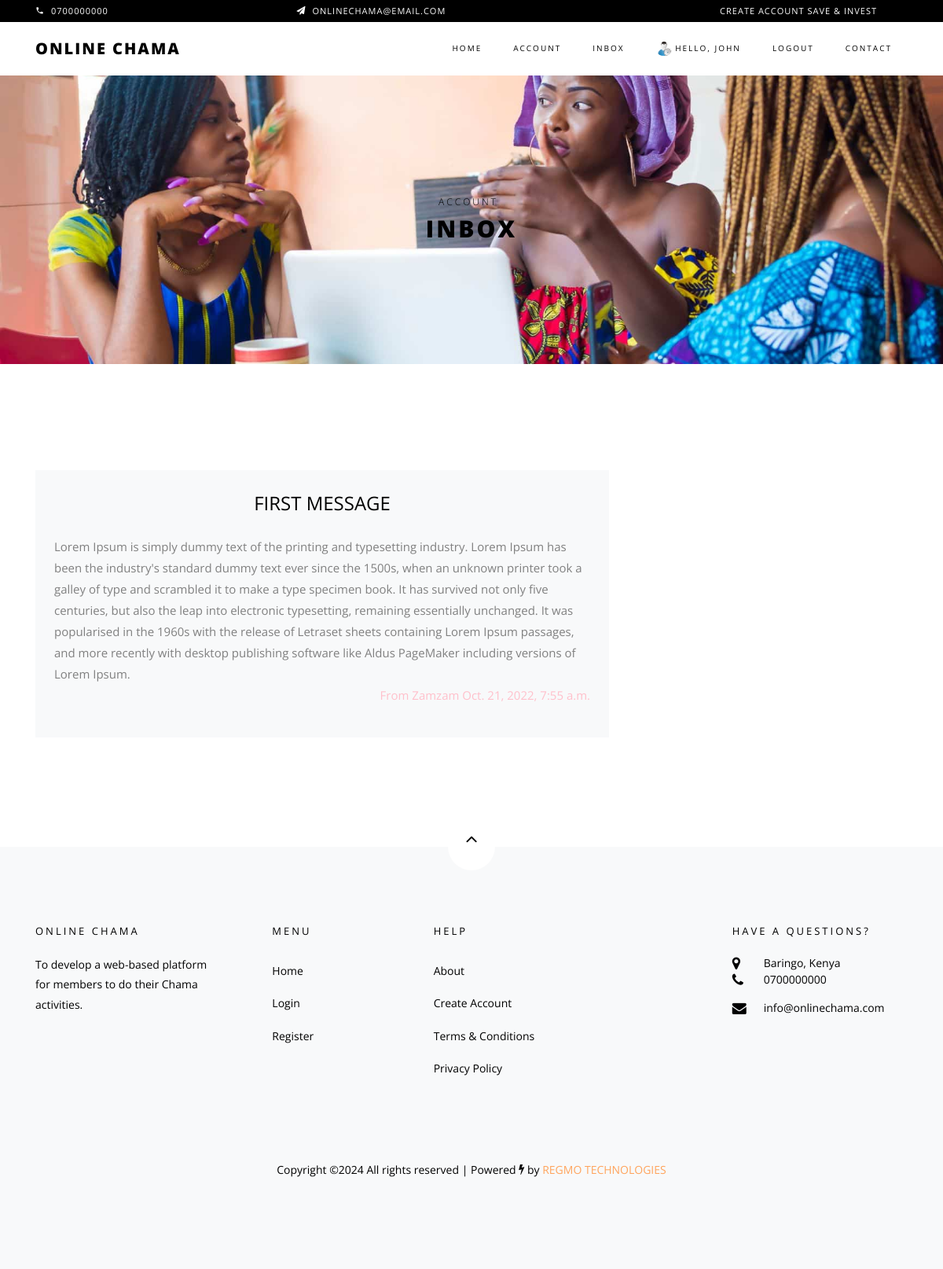
/message/9/ (signed in), run on the app's committed database.
### users/models.py (models this page shows, shortened)
class Account(AbstractBaseUser):
    first_name = models.CharField(max_length=50)
    last_name = models.CharField(max_length=50)
    username = models.CharField(max_length=50, unique=True)
    email = models.EmailField(max_length=100, unique=True)
    phone_number = models.CharField(max_length=50)
    date_joined = models.DateTimeField(auto_now_add=True)
    last_login = models.DateTimeField(auto_now_add=True)
    is_admin = models.BooleanField(default=False)
    is_staff = models.BooleanField(default=False)
    is_active = models.BooleanField(default=False)
    is_superadmin = models.BooleanField(default=False)
    USERNAME_FIELD = 'email'
    REQUIRED_FIELDS = ['username', 'first_name', 'last_name']
    objects = MyAccountManager()

class UserProfile(models.Model):
    user = models.OneToOneField(Account, on_delete=models.CASCADE)
    gender = models.CharField(blank=True, max_length=20)
    profile_picture = models.ImageField(blank=True, upload_to='userprofile', default="userprofile/default.png")
    city = models.CharField(blank=True, max_length=20)
    country = models.CharField(blank=True, max_length=20)
    def __str__(self):
        return self.user.first_name

class Message(models.Model):
    sender = models.ForeignKey(
         UserProfile, on_delete=models.SET_NULL, null=True, blank=True)
    recipient = models.ForeignKey(
        UserProfile, on_delete=models.SET_NULL, null=True, blank=True, related_name="messages")
    subject = models.CharField(max_length=200, null=True, blank=True)
    body = models.TextField()
    is_read = models.BooleanField(default=False, null=True)
    created = models.DateTimeField(auto_now_add=True)
    class Meta:
        ordering = ['is_read', '-created']

### users/views.py (the view)
# urls.py: path('message/<str:pk>/', views.viewMessage, name="message"),
@login_required(login_url='login')
def viewMessage(request, pk):
    profile = request.user.userprofile
    message = profile.messages.get(id=pk)
    if message.is_read == False:
        message.is_read = True
        message.save()
    context = {'message': message}
    return render(request, 'users/message.html', context)

### users/templates/users/message.html
{% extends 'main.html' %}
{% load static %}
{% block content %}
<div class="hero-wrap hero-bread" style="background-image: url('/static/images/chama8.jpg');">
    <div class="container">
      <div class="row no-gutters slider-text align-items-center justify-content-center">
        <div class="col-md-9 ftco-animate text-center">
            <p class="breadcrumbs"><span class="mr-2"><a href="{% url 'account' %}">Account</a></span> </p>
          <h1 class="mb-0 bread">Inbox</h1>
        </div>
      </div>
    </div>
  </div>
  <section class="ftco-section">
    <div class="container">
      <div class="row justify-content-center">
        <div class="col-xl-12  ftco-animate">
            <div class="row mb-1 d-flex">
                <div class="col-md-8">
                    <div class="cart-detail bg-light p-3 p-md-4">
                        <h3 class="billing-heading mb-4 text-center">{{message.subject}}</h3>
                        <div class="row align-items-end">
                        <div class="col-md-12">
                           {{message.body|linebreaksbr}}
                          <div class="form-group">
                          <p class="text-right" style="color: pink;">From {{message.sender}} {{message.created}}</p>
                         </div>
                        </div>
                    </div>
                    </div>
                </div>
            </div>
        </div>
      </div>
    </div>
  </section>
{% endblock %}

### templates/includes/navbar.html (shortened to what this page needs)
{% load static %}
<nav class="navbar navbar-expand-lg navbar-dark ftco_navbar bg-dark ftco-navbar-light" id="ftco-navbar">
	    <div class="container">
	      <a class="navbar-brand" href="{% url 'home' %}">Online Chama</a>
	      <div class="collapse navbar-collapse" id="ftco-nav">
	        <ul class="navbar-nav ml-auto">
	          <li class="nav-item active"><a href="{% url 'home' %}" class="nav-link">Home</a></li>
			  {% if request.user.is_authenticated %}
			  <li class="nav-item"><a href="{% url 'account' %}" class="nav-link">Account</a></li>
			  {% if request.user.is_admin %}
			  {% else %}
			  <li class="nav-item"><a href="{% url 'inbox' %}" class="nav-link">Inbox</strong></a></li>
			  {% endif %}
			  <li class="nav-item"><a href="{% url 'account' %}" class="nav-link"><img src="{{user.userprofile.profile_picture.url}}" alt="Avatar"  width="20" height="20" style="border-radius:50%"> Hello, {{user.first_name}}{% if user.is_admin == True %}(Admin){% else %}{% endif %} </a></li>
			  <li class="nav-item"><a href="{% url 'logout' %}" class="nav-link">Logout</a></li>
			  {% else %}
	          <li class="nav-item"><a href="{% url 'login' %}" class="nav-link">Login</a></li>
	          <li class="nav-item"><a href="{% url 'register' %}" class="nav-link">Register</a></li>
			  {% endif %}
			  <li class="nav-item"><a href="{% url 'contact' %}" class="nav-link">Contact</a></li>
	        </ul>
	      </div>
	    </div>
	  </nav>

### data on the page
Account: userprofile.profile_picture (picture), first_name "JOHN"
Message: subject "FIRST MESSAGE", body "Lorem Ipsum is simply dummy text of the printing and typesetting industry. Lorem Ipsum has been the industry's standard dummy text ever since the 1500s, when an unknown printer took a galley of type and scrambled it to make a type specimen book. It has survived not only five centuries, but also the leap into electronic typesetting, remaining essentially unchanged. It was popularised in the 1960s with the release of Letraset sheets containing Lorem Ipsum passages, and more recently with desktop publishing software like Aldus PageMaker including versions of Lorem Ipsum.", sender "Zamzam", created "Oct. 21, 2022, 7:55 a.m."
